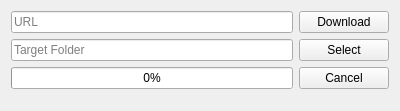
<?xml version="1.0" encoding="UTF-8"?>
<ui version="4.0">
 <class>Widget</class>
 <widget class="QWidget" name="Widget">
  <property name="geometry">
   <rect>
    <x>0</x>
    <y>0</y>
    <width>400</width>
    <height>111</height>
   </rect>
  </property>
  <property name="windowTitle">
   <string>Downloader</string>
  </property>
  <layout class="QGridLayout" name="gridLayout">
   <item row="3" column="1">
    <spacer name="verticalSpacer">
     <property name="orientation">
      <enum>Qt::Vertical</enum>
     </property>
     <property name="sizeHint" stdset="0">
      <size>
       <width>20</width>
       <height>40</height>
      </size>
     </property>
    </spacer>
   </item>
   <item row="2" column="0" colspan="3">
    <widget class="QProgressBar" name="downloadProgressBar">
     <property name="value">
      <number>0</number>
     </property>
    </widget>
   </item>
   <item row="2" column="3">
    <widget class="QPushButton" name="cancelPushButton">
     <property name="text">
      <string>Cancel</string>
     </property>
    </widget>
   </item>
   <item row="1" column="3">
    <widget class="QPushButton" name="selectTargetFolderPushButton">
     <property name="text">
      <string>Select</string>
     </property>
    </widget>
   </item>
   <item row="0" column="3">
    <widget class="QPushButton" name="downloadPushButton">
     <property name="text">
      <string>Download</string>
     </property>
    </widget>
   </item>
   <item row="0" column="0" colspan="3">
    <widget class="QLineEdit" name="urlLineEdit">
     <property name="text">
      <string/>
     </property>
     <property name="placeholderText">
      <string>URL</string>
     </property>
    </widget>
   </item>
   <item row="1" column="0" colspan="3">
    <widget class="QLineEdit" name="targetFolderLineEdit">
     <property name="text">
      <string/>
     </property>
     <property name="readOnly">
      <bool>true</bool>
     </property>
     <property name="placeholderText">
      <string>Target Folder</string>
     </property>
    </widget>
   </item>
  </layout>
 </widget>
 <layoutdefault spacing="6" margin="11"/>
 <resources/>
 <connections/>
</ui>
